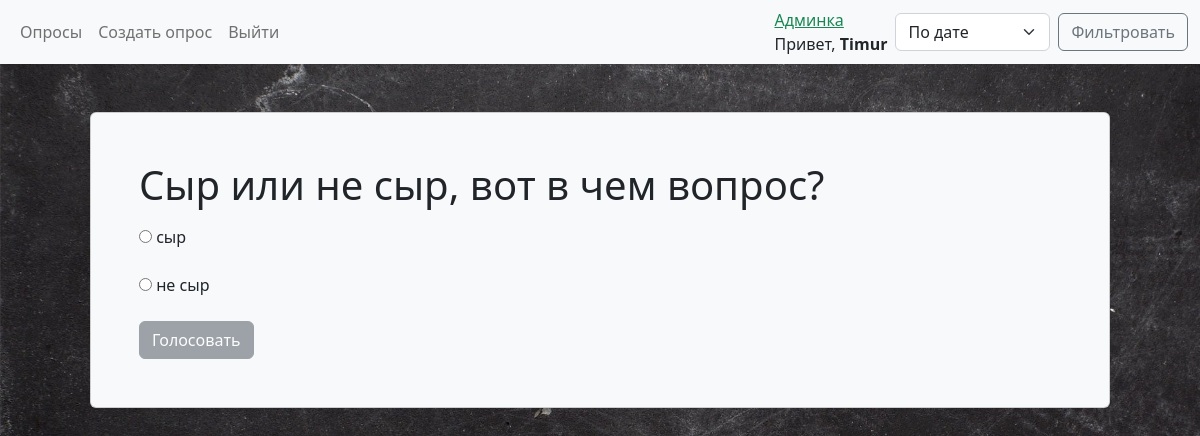
The app's page /project/2/ (signed in) with its own data.
### project/models.py (models this page shows, shortened)
class Question(models.Model):
    question_text = models.CharField(max_length=200)
    pub_date = models.DateTimeField("date published")
    question_title = models.CharField(max_length=50)
    question_author = models.ForeignKey(User, on_delete=models.CASCADE)
    @property
    def total_votes(self):
        return self.choice_set.aggregate(models.Sum("votes"))["votes__sum"]

class Choice(models.Model):
    question = models.ForeignKey(Question, on_delete=models.CASCADE)
    choice_text = models.CharField(max_length=200)
    votes = models.IntegerField(default=0)

### project/views.py (the view)
# urls.py: path("project/<int:pk>/", views.DetailView.as_view(), name="detail"),
class DetailView(generic.DetailView):
    model = Question
    template_name = "project/detail.html"
    def get_queryset(self):
        return Question.objects.filter(pub_date__lte=timezone.now())

### project/templates/project/detail.html (shortened to what this page needs)
{% extends "project/base.html" %}
{% block content %}
    <form class="card bg-light p-5 m-5" action="{% url 'vote' question.id %}" method="POST">
        <fieldset>
            <legend><h1>{{ question.question_text }}</h1></legend>
            {% for choice in question.choice_set.all %}
                <div class="mb-3">
                    <input type="radio" name="choice" id="choice {{ choice.id }}" value="{{ choice.id }}">
                    <label for="choice {{ choice.id }}" class="form-label">{{ choice.choice_text }}</label>
                </div>
            {% endfor %}
        </fieldset>
        <div class="d-flex justify-content-between">
            <button disabled id="vote-btn" type="submit" class="btn btn-secondary">Голосовать</button>
        </div>
    </form>
{% endblock %}

### project/templates/project/base.html (shortened to what this page needs)
{% load static %}
<!DOCTYPE html>
<html lang="en">
<head>
    <link href="https://cdn.jsdelivr.net/npm/bootstrap@5.2.0-beta1/dist/css/bootstrap.min.css" rel="stylesheet">
    <link rel="stylesheet" type="text/css" href="{% static 'project/style.css' %}">
</head>
<body>
    {% block nav %}
    <nav class="position-sticky sticky-top navbar navbar-expand-lg bg-light">
        <div class="container-fluid ">
            <ul class="navbar-nav me-auto mb-2 mb-lg-0 text-center">
              <li class="nav-item">
                <a class="nav-link" href="{% url 'index' %}">Опросы</a>
              </li>
              <li class="nav-item">
                <a class="nav-link" href="{% url 'add_quest' %}">Создать опрос</a>
              </li>
              {% if not user.is_authenticated %}
                <li class="nav-item">
                  <a class="nav-link" href="{% url 'login' %}">Войти</a>
                </li>
                <li class="nav-item">
                  <a class="nav-link" href="{% url 'signup' %}">Регистрация</a>
                </li>
              {% else %}
                <li class="nav-item">
                  <a class="nav-link" href="{% url 'logout' %}">Выйти</a>
                </li>
              {% endif %}
            </ul>
            <div>
              {%if user.is_authenticated %}
                {% if user.is_superuser %}<a class="text-success" href="{% url 'admin:index' %}">Админка</a>{% endif %}
                <p class="m-0 pe-2">Привет, <strong>{{ user.username }}</strong></p>
              {% endif %}
            </div>
            <form action="{% url 'index' %}" method="GET" class="d-flex" role="search">
              <select class="form-select me-2" name="select">
                <option value="date">По дате</option>
              </select>
              <button class="btn btn-outline-secondary" type="submit">Фильтровать</button>
            </form>
        </div>
    </nav>
    {% endblock %}
    <div class="container">
        {% block content %}{% endblock %}
    </div>
    </body>
</html>

### project/static/project/style.css (style rules this page uses)
body { background: url("images/old-black-back.jpg"); background-size: cover; background-attachment: fixed; }
nav { transition: 1s; }

### records on screen
Question: question_text "Сыр или не сыр, вот в чем вопрос?"
Choice: choice_text "сыр"
Choice: choice_text "не сыр"

### other values on screen
{{ user.username }} "Timur"
